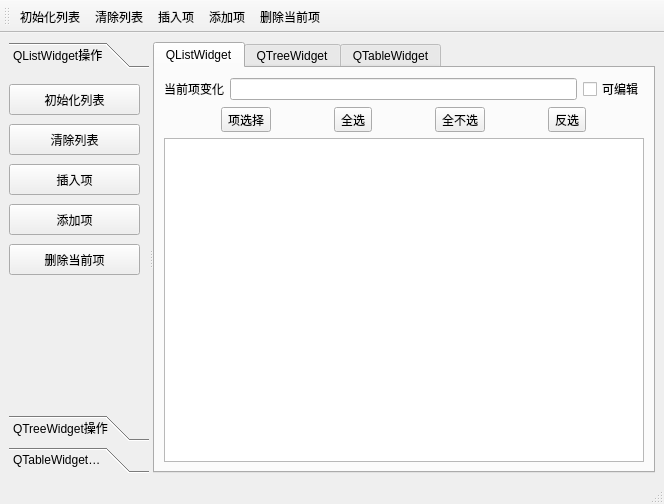
<?xml version="1.0" encoding="UTF-8"?>
<ui version="4.0">
 <class>MainWindow</class>
 <widget class="QMainWindow" name="MainWindow">
  <property name="geometry">
   <rect>
    <x>0</x>
    <y>0</y>
    <width>664</width>
    <height>504</height>
   </rect>
  </property>
  <property name="windowTitle">
   <string>MainWindow</string>
  </property>
  <widget class="QWidget" name="centralwidget">
   <layout class="QHBoxLayout" name="horizontalLayout">
    <item>
     <widget class="QSplitter" name="splitter">
      <property name="orientation">
       <enum>Qt::Orientation::Horizontal</enum>
      </property>
      <widget class="QToolBox" name="toolBox">
       <property name="minimumSize">
        <size>
         <width>140</width>
         <height>0</height>
        </size>
       </property>
       <property name="maximumSize">
        <size>
         <width>140</width>
         <height>16777215</height>
        </size>
       </property>
       <property name="currentIndex">
        <number>0</number>
       </property>
       <widget class="QWidget" name="page">
        <property name="geometry">
         <rect>
          <x>0</x>
          <y>0</y>
          <width>140</width>
          <height>300</height>
         </rect>
        </property>
        <attribute name="label">
         <string>QListWidget操作</string>
        </attribute>
        <widget class="QToolButton" name="toolBtnInitListWidget">
         <property name="geometry">
          <rect>
           <x>0</x>
           <y>10</y>
           <width>131</width>
           <height>31</height>
          </rect>
         </property>
         <property name="text">
          <string>初始化列表</string>
         </property>
         <property name="toolButtonStyle">
          <enum>Qt::ToolButtonStyle::ToolButtonTextBesideIcon</enum>
         </property>
        </widget>
        <widget class="QToolButton" name="toolBtnClearListWidget">
         <property name="geometry">
          <rect>
           <x>0</x>
           <y>50</y>
           <width>131</width>
           <height>31</height>
          </rect>
         </property>
         <property name="text">
          <string>清除列表</string>
         </property>
         <property name="toolButtonStyle">
          <enum>Qt::ToolButtonStyle::ToolButtonTextBesideIcon</enum>
         </property>
        </widget>
        <widget class="QToolButton" name="toolBtnInsertItem">
         <property name="geometry">
          <rect>
           <x>0</x>
           <y>90</y>
           <width>131</width>
           <height>31</height>
          </rect>
         </property>
         <property name="text">
          <string>插入项</string>
         </property>
         <property name="toolButtonStyle">
          <enum>Qt::ToolButtonStyle::ToolButtonTextBesideIcon</enum>
         </property>
        </widget>
        <widget class="QToolButton" name="toolBtnAddItem">
         <property name="geometry">
          <rect>
           <x>0</x>
           <y>130</y>
           <width>131</width>
           <height>31</height>
          </rect>
         </property>
         <property name="text">
          <string>添加项</string>
         </property>
         <property name="toolButtonStyle">
          <enum>Qt::ToolButtonStyle::ToolButtonTextBesideIcon</enum>
         </property>
        </widget>
        <widget class="QToolButton" name="toolBtnDeleteItem">
         <property name="geometry">
          <rect>
           <x>0</x>
           <y>170</y>
           <width>131</width>
           <height>31</height>
          </rect>
         </property>
         <property name="text">
          <string>删除当前项</string>
         </property>
         <property name="toolButtonStyle">
          <enum>Qt::ToolButtonStyle::ToolButtonTextBesideIcon</enum>
         </property>
        </widget>
       </widget>
       <widget class="QWidget" name="page_2">
        <property name="geometry">
         <rect>
          <x>0</x>
          <y>0</y>
          <width>140</width>
          <height>300</height>
         </rect>
        </property>
        <attribute name="label">
         <string>QTreeWidget操作</string>
        </attribute>
       </widget>
       <widget class="QWidget" name="page_3">
        <property name="geometry">
         <rect>
          <x>0</x>
          <y>0</y>
          <width>140</width>
          <height>300</height>
         </rect>
        </property>
        <attribute name="label">
         <string>QTableWidget操作</string>
        </attribute>
       </widget>
      </widget>
      <widget class="QTabWidget" name="tabWidget">
       <property name="currentIndex">
        <number>0</number>
       </property>
       <widget class="QWidget" name="tab">
        <attribute name="title">
         <string>QListWidget</string>
        </attribute>
        <layout class="QGridLayout" name="gridLayout_2">
         <item row="0" column="0">
          <widget class="QLabel" name="label">
           <property name="text">
            <string>当前项变化</string>
           </property>
          </widget>
         </item>
         <item row="0" column="1">
          <widget class="QLineEdit" name="lineEdit"/>
         </item>
         <item row="0" column="2">
          <widget class="QCheckBox" name="checkBoxIsEdit">
           <property name="text">
            <string>可编辑</string>
           </property>
          </widget>
         </item>
         <item row="1" column="0" colspan="3">
          <layout class="QGridLayout" name="gridLayout">
           <item row="0" column="0">
            <widget class="QToolButton" name="toolBtnSelectItem">
             <property name="contextMenuPolicy">
              <enum>Qt::ContextMenuPolicy::DefaultContextMenu</enum>
             </property>
             <property name="text">
              <string>项选择</string>
             </property>
             <property name="toolButtonStyle">
              <enum>Qt::ToolButtonStyle::ToolButtonTextBesideIcon</enum>
             </property>
            </widget>
           </item>
           <item row="0" column="1">
            <widget class="QToolButton" name="toolBtnSelectAllItem">
             <property name="text">
              <string>全选</string>
             </property>
             <property name="toolButtonStyle">
              <enum>Qt::ToolButtonStyle::ToolButtonTextBesideIcon</enum>
             </property>
            </widget>
           </item>
           <item row="0" column="2">
            <widget class="QToolButton" name="toolBtnSelectNoneItem">
             <property name="text">
              <string>全不选</string>
             </property>
             <property name="toolButtonStyle">
              <enum>Qt::ToolButtonStyle::ToolButtonTextBesideIcon</enum>
             </property>
            </widget>
           </item>
           <item row="0" column="3">
            <widget class="QToolButton" name="toolBtnSelectInvertItem">
             <property name="text">
              <string>反选</string>
             </property>
             <property name="toolButtonStyle">
              <enum>Qt::ToolButtonStyle::ToolButtonTextBesideIcon</enum>
             </property>
            </widget>
           </item>
          </layout>
         </item>
         <item row="2" column="0" colspan="3">
          <widget class="QListWidget" name="listWidget">
           <property name="contextMenuPolicy">
            <enum>Qt::ContextMenuPolicy::CustomContextMenu</enum>
           </property>
          </widget>
         </item>
        </layout>
       </widget>
       <widget class="QWidget" name="tab_2">
        <attribute name="title">
         <string>QTreeWidget</string>
        </attribute>
       </widget>
       <widget class="QWidget" name="tab_3">
        <attribute name="title">
         <string>QTableWidget</string>
        </attribute>
       </widget>
      </widget>
     </widget>
    </item>
   </layout>
  </widget>
  <widget class="QMenuBar" name="menubar">
   <property name="geometry">
    <rect>
     <x>0</x>
     <y>0</y>
     <width>664</width>
     <height>22</height>
    </rect>
   </property>
  </widget>
  <widget class="QStatusBar" name="statusbar"/>
  <widget class="QToolBar" name="toolBar">
   <property name="windowTitle">
    <string>toolBar</string>
   </property>
   <property name="toolButtonStyle">
    <enum>Qt::ToolButtonStyle::ToolButtonTextUnderIcon</enum>
   </property>
   <attribute name="toolBarArea">
    <enum>TopToolBarArea</enum>
   </attribute>
   <attribute name="toolBarBreak">
    <bool>false</bool>
   </attribute>
   <addaction name="actListIni"/>
   <addaction name="actListClear"/>
   <addaction name="actListInsert"/>
   <addaction name="actListAppend"/>
   <addaction name="actListDelete"/>
  </widget>
  <action name="actListIni">
   <property name="icon">
    <iconset resource="res.qrc">
     <normaloff>:/images/icons/128.bmp</normaloff>:/images/icons/128.bmp</iconset>
   </property>
   <property name="text">
    <string>初始化列表</string>
   </property>
   <property name="toolTip">
    <string>初始化列表</string>
   </property>
   <property name="shortcut">
    <string>Ctrl+I</string>
   </property>
  </action>
  <action name="actListClear">
   <property name="icon">
    <iconset resource="res.qrc">
     <normaloff>:/images/icons/delete1.bmp</normaloff>:/images/icons/delete1.bmp</iconset>
   </property>
   <property name="text">
    <string>清除列表</string>
   </property>
   <property name="toolTip">
    <string>清除列表</string>
   </property>
  </action>
  <action name="actListInsert">
   <property name="icon">
    <iconset resource="res.qrc">
     <normaloff>:/images/icons/424.bmp</normaloff>:/images/icons/424.bmp</iconset>
   </property>
   <property name="text">
    <string>插入项</string>
   </property>
   <property name="toolTip">
    <string>插入项</string>
   </property>
   <property name="shortcut">
    <string>Ctrl+S</string>
   </property>
  </action>
  <action name="actListAppend">
   <property name="icon">
    <iconset resource="res.qrc">
     <normaloff>:/images/icons/316.bmp</normaloff>:/images/icons/316.bmp</iconset>
   </property>
   <property name="text">
    <string>添加项</string>
   </property>
   <property name="toolTip">
    <string>添加项</string>
   </property>
   <property name="shortcut">
    <string>Ctrl+A</string>
   </property>
  </action>
  <action name="actListDelete">
   <property name="icon">
    <iconset resource="res.qrc">
     <normaloff>:/images/icons/324.bmp</normaloff>:/images/icons/324.bmp</iconset>
   </property>
   <property name="text">
    <string>删除当前项</string>
   </property>
   <property name="toolTip">
    <string>删除当前项</string>
   </property>
   <property name="shortcut">
    <string>Del</string>
   </property>
  </action>
  <action name="actSelALL">
   <property name="text">
    <string>全选</string>
   </property>
   <property name="toolTip">
    <string>全选</string>
   </property>
  </action>
  <action name="actSelNone">
   <property name="text">
    <string>全不选</string>
   </property>
   <property name="toolTip">
    <string>全不选</string>
   </property>
   <property name="menuRole">
    <enum>QAction::MenuRole::AboutRole</enum>
   </property>
  </action>
  <action name="actSelInvs">
   <property name="text">
    <string>反选</string>
   </property>
   <property name="toolTip">
    <string>反选</string>
   </property>
  </action>
  <action name="actQuit">
   <property name="icon">
    <iconset resource="res.qrc">
     <normaloff>:/images/icons/exit.bmp</normaloff>:/images/icons/exit.bmp</iconset>
   </property>
   <property name="text">
    <string>退出</string>
   </property>
   <property name="toolTip">
    <string>退出程序</string>
   </property>
  </action>
  <action name="actSelPopMenu">
   <property name="checkable">
    <bool>false</bool>
   </property>
   <property name="icon">
    <iconset resource="res.qrc">
     <normaloff>:/images/icons/124.bmp</normaloff>:/images/icons/124.bmp</iconset>
   </property>
   <property name="text">
    <string>项选择</string>
   </property>
   <property name="toolTip">
    <string>项选择</string>
   </property>
   <property name="menuRole">
    <enum>QAction::MenuRole::TextHeuristicRole</enum>
   </property>
   <property name="iconVisibleInMenu">
    <bool>true</bool>
   </property>
  </action>
 </widget>
 <resources>
  <include location="res.qrc"/>
 </resources>
 <connections>
  <connection>
   <sender>actQuit</sender>
   <signal>triggered()</signal>
   <receiver>MainWindow</receiver>
   <slot>close()</slot>
   <hints>
    <hint type="sourcelabel">
     <x>-1</x>
     <y>-1</y>
    </hint>
    <hint type="destinationlabel">
     <x>331</x>
     <y>251</y>
    </hint>
   </hints>
  </connection>
 </connections>
</ui>
